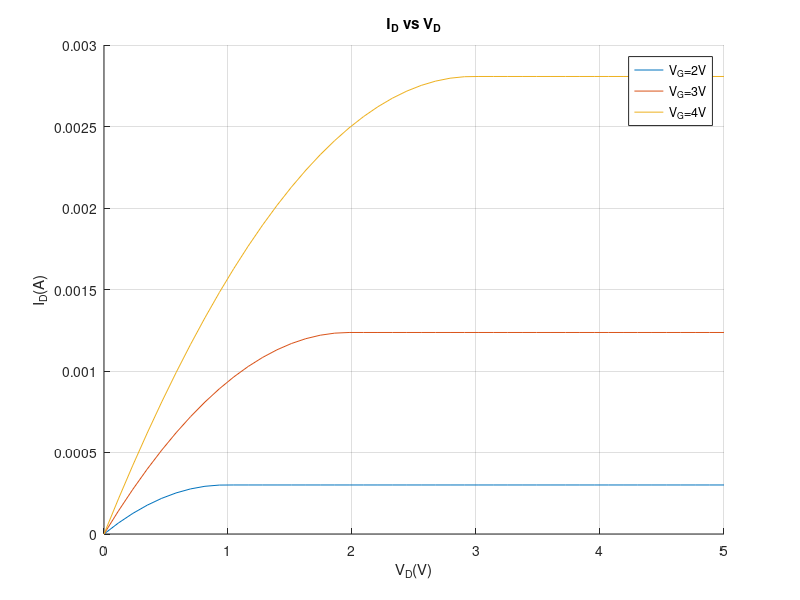

Reproduce this figure in MATLAB.
clc
clear
close all

Nc = 2.8e25; % unit 1/m^3

mu_n= 0.03678;%m^2/(V*s)
W= 1e-5;%m
Cox= 0.003453;% F/m2
L=2e-6;%m

VG1 = 2;%V
VG2 = 3; %V
VG3 = 4;%V
VT = 1.0267;%V

VD = linspace(0,5,44);

ID1= VD;
ID2= VD;
ID3= VD;


for i=1:length(VD)
    if(VD(i)<= (VG1-VT))
        ID1(i) = mu_n*W*Cox/L*((VG1-VT)*VD(i)-VD(i)^2/2);
    else
        ID1(i) = mu_n*W*Cox/L/2*((VG1-VT)^2);
    end
    
    if(VD(i)<= (VG2-VT))
        ID2(i) = mu_n*W*Cox/L*((VG2-VT)*VD(i)-VD(i)^2/2);
    else
        ID2(i) = mu_n*W*Cox/L/2*((VG2-VT)^2);
    end
   
    if(VD(i)<= (VG3-VT))
        ID3(i) = mu_n*W*Cox/L*((VG3-VT)*VD(i)-VD(i)^2/2);
    else
        ID3(i) = mu_n*W*Cox/L/2*((VG3-VT)^2);
    end
    
end
%set(gca, 'XScale', 'log')
figure(1);
grid on
hold on
plot(VD,ID1);
plot(VD,ID2);
plot(VD,ID3);
ylabel('I_D(A)')
xlabel('V_D(V)')
title('I_D vs V_D')
legend('V_G=2V','V_G=3V','V_G=4V')

